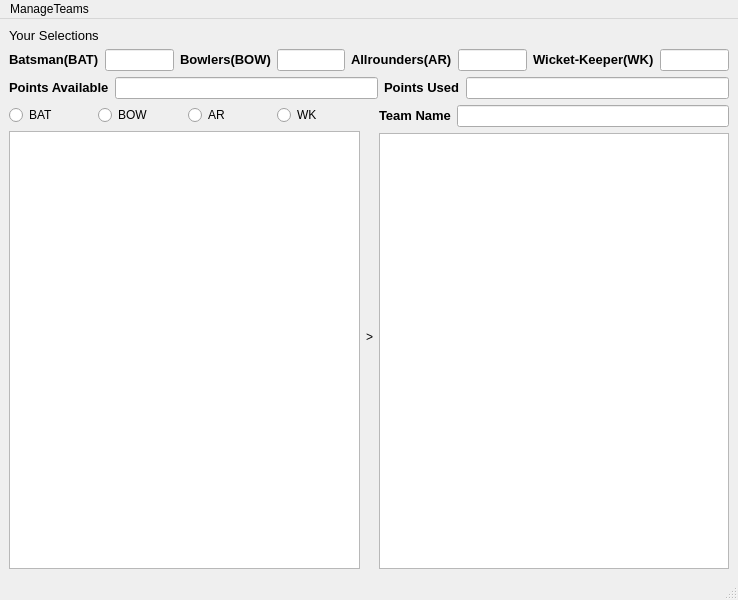
<?xml version="1.0" encoding="UTF-8"?>
<ui version="4.0">
 <class>MainWindow</class>
 <widget class="QMainWindow" name="MainWindow">
  <property name="geometry">
   <rect>
    <x>0</x>
    <y>0</y>
    <width>738</width>
    <height>600</height>
   </rect>
  </property>
  <property name="windowTitle">
   <string>MainWindow</string>
  </property>
  <widget class="QWidget" name="centralwidget">
   <layout class="QVBoxLayout" name="verticalLayout_4">
    <item>
     <layout class="QVBoxLayout" name="verticalLayout">
      <item>
       <widget class="QLabel" name="label_5">
        <property name="autoFillBackground">
         <bool>true</bool>
        </property>
        <property name="text">
         <string>&lt;html&gt;&lt;head/&gt;&lt;body&gt;&lt;p&gt;&lt;span style=&quot; font-size:10pt;&quot;&gt;Your Selections&lt;/span&gt;&lt;/p&gt;&lt;/body&gt;&lt;/html&gt;</string>
        </property>
       </widget>
      </item>
      <item>
       <layout class="QHBoxLayout" name="horizontalLayout">
        <item>
         <widget class="QLabel" name="label">
          <property name="text">
           <string>&lt;html&gt;&lt;head/&gt;&lt;body&gt;&lt;p&gt;&lt;span style=&quot; font-size:10pt; font-weight:600;&quot;&gt;Batsman(BAT)&lt;/span&gt;&lt;/p&gt;&lt;/body&gt;&lt;/html&gt;</string>
          </property>
          <property name="margin">
           <number>6</number>
          </property>
         </widget>
        </item>
        <item>
         <widget class="QLineEdit" name="lineEdit"/>
        </item>
        <item>
         <widget class="QLabel" name="label_3">
          <property name="autoFillBackground">
           <bool>true</bool>
          </property>
          <property name="text">
           <string>&lt;html&gt;&lt;head/&gt;&lt;body&gt;&lt;p&gt;&lt;span style=&quot; font-size:10pt; font-weight:600;&quot;&gt;Bowlers(BOW)&lt;/span&gt;&lt;/p&gt;&lt;/body&gt;&lt;/html&gt;</string>
          </property>
         </widget>
        </item>
        <item>
         <widget class="QLineEdit" name="lineEdit_2"/>
        </item>
        <item>
         <widget class="QLabel" name="label_2">
          <property name="autoFillBackground">
           <bool>true</bool>
          </property>
          <property name="text">
           <string>&lt;html&gt;&lt;head/&gt;&lt;body&gt;&lt;p&gt;&lt;span style=&quot; font-size:10pt; font-weight:600;&quot;&gt;Allrounders(AR)&lt;/span&gt;&lt;/p&gt;&lt;/body&gt;&lt;/html&gt;</string>
          </property>
         </widget>
        </item>
        <item>
         <widget class="QLineEdit" name="lineEdit_3"/>
        </item>
        <item>
         <widget class="QLabel" name="label_4">
          <property name="autoFillBackground">
           <bool>true</bool>
          </property>
          <property name="text">
           <string>&lt;html&gt;&lt;head/&gt;&lt;body&gt;&lt;p&gt;&lt;span style=&quot; font-size:10pt; font-weight:600;&quot;&gt;Wicket-Keeper(WK)&lt;/span&gt;&lt;/p&gt;&lt;/body&gt;&lt;/html&gt;</string>
          </property>
         </widget>
        </item>
        <item>
         <widget class="QLineEdit" name="lineEdit_4"/>
        </item>
       </layout>
      </item>
     </layout>
    </item>
    <item>
     <layout class="QHBoxLayout" name="horizontalLayout_3">
      <item>
       <widget class="QLabel" name="label_7">
        <property name="text">
         <string>&lt;html&gt;&lt;head/&gt;&lt;body&gt;&lt;p&gt;&lt;span style=&quot; font-size:10pt; font-weight:600;&quot;&gt;Points Available&lt;/span&gt;&lt;/p&gt;&lt;/body&gt;&lt;/html&gt;</string>
        </property>
        <property name="margin">
         <number>5</number>
        </property>
       </widget>
      </item>
      <item>
       <widget class="QLineEdit" name="lineEdit_5">
        <property name="text">
         <string/>
        </property>
       </widget>
      </item>
      <item>
       <widget class="QLabel" name="label_6">
        <property name="text">
         <string>&lt;html&gt;&lt;head/&gt;&lt;body&gt;&lt;p&gt;&lt;span style=&quot; font-size:10pt; font-weight:600;&quot;&gt;Points Used&lt;/span&gt;&lt;/p&gt;&lt;/body&gt;&lt;/html&gt;</string>
        </property>
       </widget>
      </item>
      <item>
       <widget class="QLineEdit" name="lineEdit_6"/>
      </item>
     </layout>
    </item>
    <item>
     <layout class="QHBoxLayout" name="horizontalLayout_5">
      <item>
       <layout class="QVBoxLayout" name="verticalLayout_3">
        <item>
         <layout class="QHBoxLayout" name="horizontalLayout_4">
          <item>
           <widget class="QRadioButton" name="radioButton">
            <property name="text">
             <string>BAT</string>
            </property>
           </widget>
          </item>
          <item>
           <widget class="QRadioButton" name="radioButton_3">
            <property name="text">
             <string>BOW</string>
            </property>
           </widget>
          </item>
          <item>
           <widget class="QRadioButton" name="radioButton_4">
            <property name="text">
             <string>AR</string>
            </property>
           </widget>
          </item>
          <item>
           <widget class="QRadioButton" name="radioButton_2">
            <property name="text">
             <string>WK</string>
            </property>
           </widget>
          </item>
         </layout>
        </item>
        <item>
         <widget class="QListWidget" name="listWidget"/>
        </item>
       </layout>
      </item>
      <item>
       <widget class="QLabel" name="label_9">
        <property name="text">
         <string>&gt;</string>
        </property>
       </widget>
      </item>
      <item>
       <layout class="QVBoxLayout" name="verticalLayout_2">
        <item>
         <layout class="QHBoxLayout" name="horizontalLayout_2">
          <item>
           <widget class="QLabel" name="label_8">
            <property name="text">
             <string>&lt;html&gt;&lt;head/&gt;&lt;body&gt;&lt;p&gt;&lt;span style=&quot; font-size:10pt; font-weight:600;&quot;&gt;Team Name&lt;/span&gt;&lt;/p&gt;&lt;/body&gt;&lt;/html&gt;</string>
            </property>
           </widget>
          </item>
          <item>
           <widget class="QLineEdit" name="lineEdit_7"/>
          </item>
         </layout>
        </item>
        <item>
         <widget class="QListWidget" name="listWidget_2"/>
        </item>
       </layout>
      </item>
     </layout>
    </item>
   </layout>
  </widget>
  <widget class="QMenuBar" name="menubar">
   <property name="geometry">
    <rect>
     <x>0</x>
     <y>0</y>
     <width>738</width>
     <height>21</height>
    </rect>
   </property>
   <widget class="QMenu" name="menuManage_Teams">
    <property name="title">
     <string>ManageTeams</string>
    </property>
    <addaction name="actionADD_Team"/>
    <addaction name="actionOPEN_Team"/>
    <addaction name="actionSAVE_Team"/>
    <addaction name="actionEVALUATE_Team"/>
   </widget>
   <addaction name="menuManage_Teams"/>
  </widget>
  <widget class="QStatusBar" name="statusbar"/>
  <action name="actionADD_Team">
   <property name="text">
    <string>NEW Team</string>
   </property>
  </action>
  <action name="actionOPEN_Team">
   <property name="text">
    <string>OPEN Team</string>
   </property>
  </action>
  <action name="actionSAVE_Team">
   <property name="text">
    <string>SAVE Team</string>
   </property>
  </action>
  <action name="actionEVALUATE_Team">
   <property name="text">
    <string>EVALUATE Team</string>
   </property>
  </action>
 </widget>
 <resources/>
 <connections/>
</ui>
